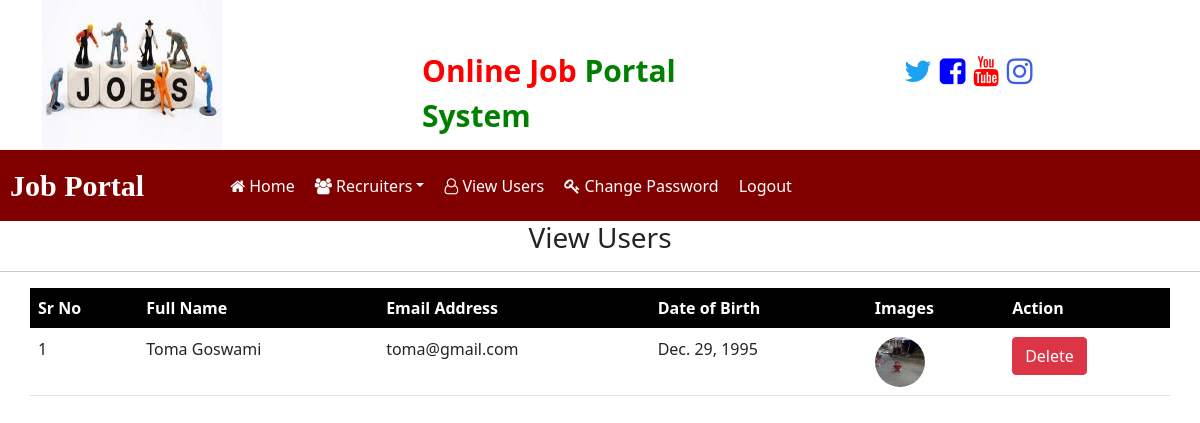
Before: /view_users/ (signed in) with the older database file.
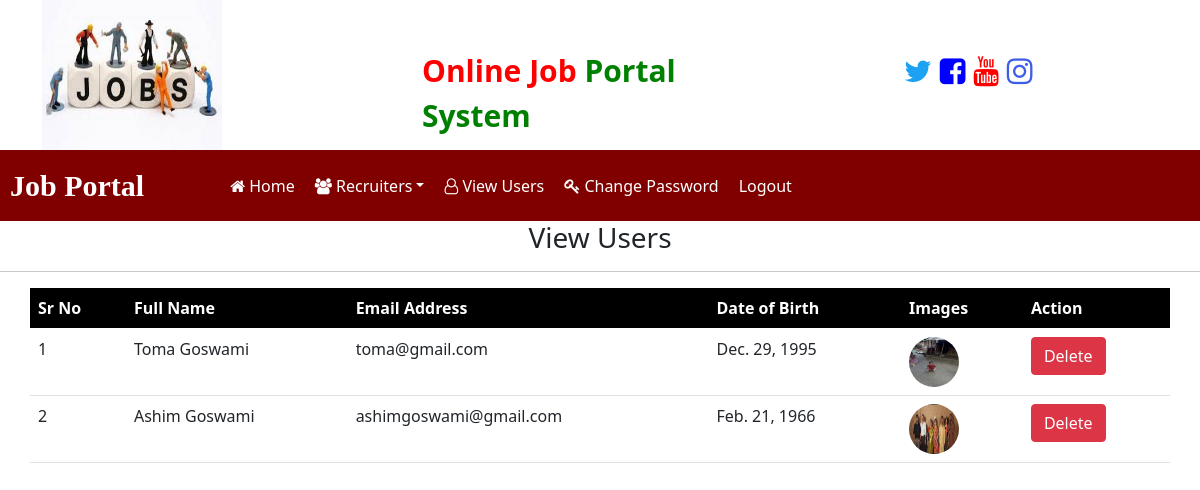
After: the same page with the newer database file.
### App_Login/models.py (models this page shows, shortened)
class UserProfile(models.Model):
    user = models.OneToOneField(User, on_delete=models.CASCADE, related_name='user_profile')
    profile_pic = models.ImageField(upload_to='profile_pics', blank=True)
    description = models.TextField(blank=True)
    full_name = models.CharField(max_length=250, blank=True)
    dob = models.DateField(blank=True, null=True)
    website = models.URLField(blank=True)
    facebook = models.URLField(blank=True)

### job/views.py (the view)
# urls.py: path('view_users/', views.view_users, name="view_users"),
@login_required
def view_users(request):
    data = UserProfile.objects.all()
    context = {'data':data}
    return render(request, 'job/view_users.html', context)

### templates/job/view_users.html
{% load static %}
{% block content %}
{% include 'job/admin_navbar.html' %}
<h3 class="text-center">View Users</h3>
<hr>
<table id="example" class="table table-hover container">
    <thead style="background-color: black; color: white;">
        <tr>
            <th>Sr No</th>
            <th>Full Name</th>
            <th>Email Address</th>
            <th>Date of Birth</th>
            <th>Images</th>
            <th>Action</th>
        </tr>
    </thead>
    <tbody>
        {% for i in data %}
        <tr>
            <td>{{forloop.counter}}</td>
            <td>{{i.full_name}}</td>
            <td>{{i.user.email}}</td>
            <td>{{i.dob}}</td>
            <td><img src="{{i.profile_pic.url}}" style="height:50px; width: 50px; border-radius: 50%;"></td>
            <td><a href="{% url 'job:delete_user' i.id %}" class="btn btn-danger" onclick="return confirm('Are you Sure You want to delete ?')">Delete</a></td>
        </tr>
        {% endfor %}
    </tbody>
</table>
{% endblock content %}

Changed rows visible on the page:
added UserProfile: full_name "Ashim Goswami", user.email "ashimgoswami@gmail.com", dob "Feb. 21, 1966", profile_pic (picture)
